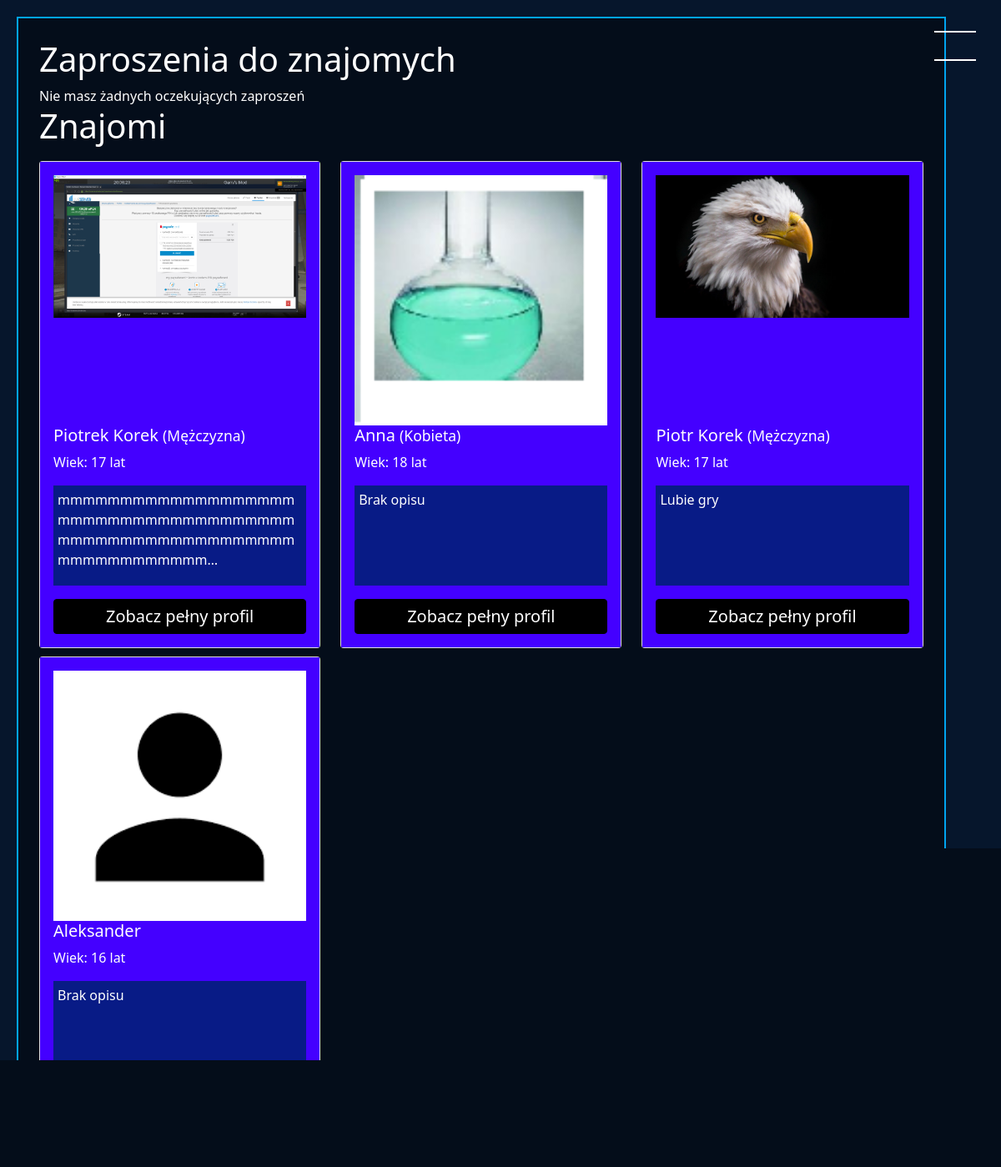
The page /profile/friend_list/5 (signed in) on the database its author committed.
### blog/models.py (models this page shows, shortened)
class Profile(models.Model):
    user = models.OneToOneField(User, null=True, on_delete=models.CASCADE)
    birth_date = models.DateField(blank=True,null=True)
    description = models.TextField(blank=True,null=True)
    first_name = models.CharField(blank=True, null=True, max_length=40)
    last_name = models.CharField(blank=True, null=True, max_length=40)
    country = models.CharField(blank=True, null=True, max_length=40)
    city = models.CharField(blank=True, null=True, max_length=40)
    height = models.DecimalField(blank=True,null=True, decimal_places=0, max_digits=120)
    weight = models.DecimalField(blank=True,null=True, decimal_places=0, max_digits=120)
    gender = models.CharField(blank=True,null=True, max_length=222)
    friends = models.ManyToManyField('self', blank=True)
    images = models.ManyToManyField("ProfileImage", related_name='+',blank=True)
    chats = models.ManyToManyField("ChatBox", related_name='+',blank=True)
    posts = models.ManyToManyField("Post", related_name='+',blank=True)
    def get_age(self):
        if self.birth_date:
            import datetime
            age = int((datetime.date.today() - self.birth_date).days/365.25)
        else:
            age = "Brak danych"
        return age
    def get_name(self):
        if self.first_name and self.last_name:
            return str(str(self.first_name)+" "+str(self.last_name)) #+" ("+str(self.user.username)+")"
        elif self.first_name:
            return self.first_name
        else:
            return self.user.username

### blog/views.py (the view)
# urls.py: path("profile/friend_list/<int:pk>", views.FriendListView.as_view(), name="friend_list"),
class FriendListView(View):
    def get(self, request, pk):
        profile = get_object_or_404(Profile, pk=pk)
        if not profile == request.user.profile:
            return redirect('auth_error')
        friend_requests = FriendInvitation.objects.all().filter(profile_to=profile)
        for friend_request in friend_requests:
            friend_request.displayed = True
        friends_id = []
        for friend in profile.friends.all():
            friends_id.append(friend.id)
        context={
            'profile':profile,
            'friend_requests':friend_requests,
            'friends_id':friends_id,
        }
        return render(request, 'blog/friends_list.html', context)

### blog/templates/blog/friends_list.html (shortened to what this page needs)
{% extends "blog/base.html"%}
{% load static %}
{%block content%}
<div class=" background_v1"  >
<h1>Zaproszenia do znajomych</h1>
<div class="row">
{%for request in friend_requests%}
    {%if not user.profile.id in friends_id%}
    <div class="col-sm-12 col-md-6 col-lg-4">
                <div class="card main_page_card" style="margin-top: 10px;">
                    <div class="card-body">
                    {% if request.profile_from.images%}
                    <div style="width: 100%; position:relative;">
                        {%for image in request.profile_from.images.all %}
                            {% if forloop.last %}
                                <img src="{{image.image.url}}" class="profile_image">
                                <div class="fake_box"> </div>
                                <br />
                            {%endif%}
                        {%empty%}
                            <img src="{% static 'user.png' %}" class="profile_image">
                            <div class="fake_box"> </div>
                            <br />
                        {%endfor%}
                    </div>
                    {%endif%}
                    <h5 class="card-title">
                    {{request.profile_from.get_name}}
                    {% if not request.profile_from.gender == None%}
                    <small>({{request.profile_from.gender}})</small>
                    {%endif%}
                    </h5>
                    <p class="card-text">Wiek: {{request.profile_from.get_age}} lat</p>
                    <p class="card-text main_page_desc" >
                    {% if request.profile_from.description %}
                        {{request.profile_from.description|truncatechars:70}}
                        {% else %}
                        Brak opisu
                    {%  endif   %}
                    </p>
                    <div class="row">
                        <div class="col-md-12 col-xlg-4" >
                            <a style="width:100%;" href="{%url 'profile' request.profile_from.id%}" class="btn btn-dark">Zobacz profil</a>
                        </div>
                        <div class="col-md-12 col-xlg-4">
                            <form action="{% url 'akcept_firend_request' request.id profile.id %}" method="POST">
                                {%csrf_token%}
                                <button style="width:100%;" type="submit" class="btn btn-success" >Zaakceptuj </button>
                            </form>
                        </div>
                        <div class="col-md-12 col-xlg-4">
                            <form action="{% url 'reject_firend_request' request.id profile.id %}" method="POST">
                                {%csrf_token%}
                                <button style="width:100%;" type="submit" class="btn btn-danger" >Odrzuć</button>
                            </form>
                        </div>
                    </div>
                    </div>
                </div>
            </div>
    {%endif%}
{% empty %}
<span style="color:white;">
    Nie masz żadnych oczekujących zaproszeń
</span>
{%endfor%}
</div>
<h1>Znajomi</h1>
<div class="row">
    {%for profile in profile.friends.all%}
    <div class="col-sm-12 col-md-6 col-lg-4">
                <div class="card main_page_card" style="margin-top: 10px;">
                    <div class="card-body">
                    {% if profile.images%}
                    <div style="width: 100%; position:relative;">
                        {%for image in profile.images.all %}
                            {% if forloop.last %}
                                <div class="fake_box"> </div>
                                <br />
                            {%endif%}
                        {%empty%}
                            <div class="fake_box"> </div>
                            <br />
                        {%endfor%}
                    </div>
                    {%endif%}
                    <h5 class="card-title">
                    {{profile.get_name}}
                    {% if not profile.gender == None%}
                    <small>({{profile.gender}})</small>
                    {%endif%}
                    </h5>
                    <p class="card-text">Wiek: {{profile.get_age}} lat</p>
                    <p class="card-text main_page_desc" >
                    {% if profile.description %}
                        {{profile.description|truncatechars:70}}
                        {% else %}
                        Brak opisu
                    {%  endif   %}
                    </p>
                    <a href="{%url 'profile' profile.id%}" class="btn my-button">Zobacz pełny profil</a>
                    </div>
                </div>
            </div>
    {% empty %}
        <span style="color:white;">
            Nie masz jeszcze żadnych dodanych znajomych
        </span>
    {%endfor%}
</div>
</div>
{% endblock %}

### static/style.css (style rules this page uses)
* { box-sizing: border-box; margin:0; padding:0; }
:root { --ramka: rgb(0, 164, 240); --message-button: rgb(17, 0, 255); --background: black; --h: white; --body-text: white; --card-title: rgb(255, 255, 255); --card-body: rgb(68, 0, 255); --my-message: rgb(0, 34, 128); --other-message: rgb(0, 195, 255); --main-p-desc:rgba(2, 30, 121, 0.9); --bg-v1:rgba(0, 0, 0, 0.4); --btn-text: white; --btn-hover: crimson; --btn-border:black; --btn-bg: black; --profile:rgba(2, 30, 121, 0.9); --all-chats-chat:white; --last-message: rgb(68, 0, 255); --profile-posts-box:rgba(0, 0, 0, 0.4); }
body { background-repeat: no-repeat; background-size: cover; background: var(--background); color: var(--body-text); }
.card-body { background-color: var(--card-body)!important; }
.card-text { color:white!important; }
h1,h2,h3,h4,h5 { color:var(--h); }
.card-title { color: var(--card-title) !important; }
.main_page_card { width: 100%; }
.background_v1 { border: solid 2px var(--ramka); padding: 25px; background-color: var(--bg-v1); min-height: 800px; width: 96%; }
.fake_box { width:300px; height: 276px; }
.main_page_desc { background-color: var(--main-p-desc) !important; padding:5px; height:120px; }
.btn { width:100%; }
.my-button { display: inline-block; text-align: center; padding:5px; background-color:var(--btn-bg); border:none; color:var(--btn-text); font-size: 20px; transition: background-color 1s, color 1s; text-decoration: none; width: 100%; border: solid 1px var(--btn-border); }

### rows shown on the page
Profile: get_name "Piotrek Korek", gender "Mężczyzna", get_age "17", description "mmmmmmmmmmmmmmmmmmmmmmmmmmmmmmmmmmmmmmmmmmmmmmmmmmmmmmmmmmmmmmmmmmmmm…"
Profile: get_name "Anna", gender "Kobieta", get_age "18", description "Brak opisu"
Profile: get_name "Piotr Korek", gender "Mężczyzna", get_age "17", description "Lubie gry"
Profile: get_name "Aleksander", get_age "16", shows "Brak opisu"
